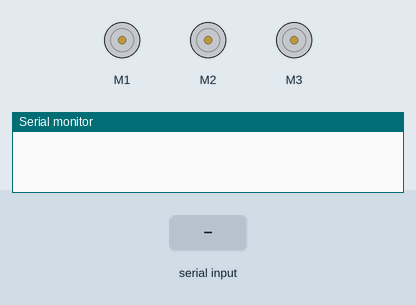
Bench run of a sketch on a simulated Arduino Uno, built with avr-gcc and run on an emulated ATmega328P. On the bench: 3 × DC motor (green arrow = forward, orange = backward, longer = faster), the last lines printed to the serial monitor. The test bench sets the inputs (shaded band).

Above: at 1.2 s.
1.3 s: "FORWARD" received over Serial
At 2.0 s:
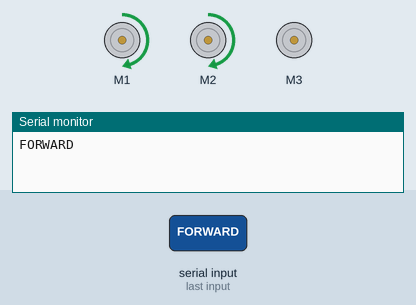
3.1 s: "BACKWARD" received over Serial
At 4.0 s:
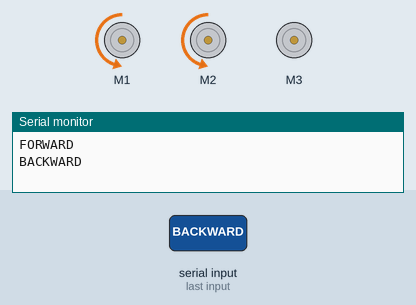
5.0 s: "LEFT" received over Serial
At 6.4 s:
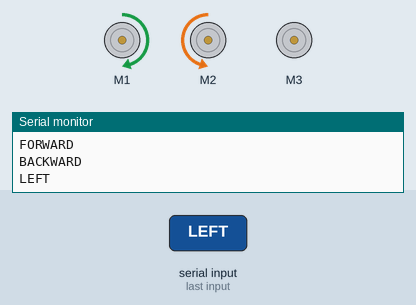
6.7 s: "RIGHT" received over Serial
At 7.3 s:
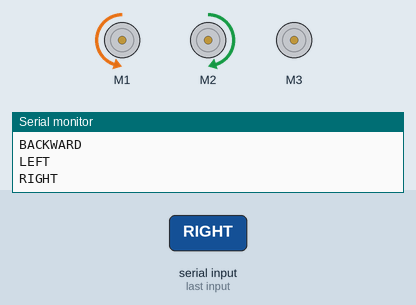
8.4 s: "STOP" received over Serial
At 9.1 s:
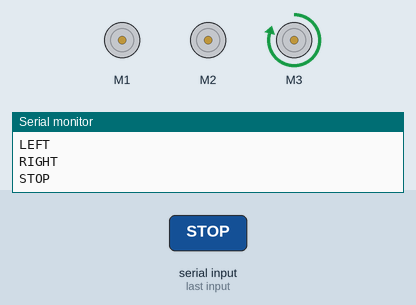
Timing chart, 0 to 11.1 s (numbered marks = the images above; inputs shaded):
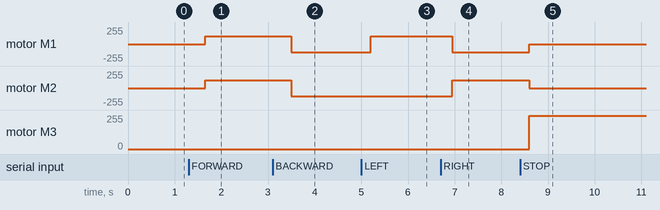

Measured:
- after the input at 1.3 s, motor M1, motor M2: stopped → forward 120/255 after 0.35 s
- after the input at 3.1 s, motor M1, motor M2: forward 120/255 → backward 120/255 after 0.40 s
- after the input at 5.0 s, motor M1: backward 120/255 → forward 120/255 after 0.20 s
- after the input at 6.7 s, motor M1: forward 120/255 → backward 120/255 after 0.25 s; motor M2: backward 120/255 → forward 120/255 after 0.25 s
- after the input at 8.4 s, motor M1: backward 120/255 → stopped after 0.20 s; motor M2: forward 120/255 → stopped after 0.20 s; motor M3: stopped → forward 250/255 after 0.20 s

The sketch:

Bluetooth_controled_waterpump.ino
```cpp
#include <AFMotor.h>
AF_DCMotor right_motor(1, MOTOR12_8KHZ);
AF_DCMotor left_motor(2, MOTOR12_8KHZ);
AF_DCMotor left_motor1(3, MOTOR12_8KHZ);

String readString;

void setup() {
  Serial.begin(9600);
  right_motor.setSpeed(120);
  left_motor.setSpeed(120);
  left_motor1.setSpeed(250);
}

void loop() {
  while(Serial.available()){
    delay(50);
    char c=Serial.read();
    readString+=c;
  }
  if(readString.length()>0){
    Serial.println(readString);
    if (readString =="FORWARD"){
      right_motor.run (FORWARD);
      left_motor.run (FORWARD);
      left_motor1.run (RELEASE);
      delay(500);
    }
    if (readString =="BACKWARD"){
      right_motor.run (BACKWARD);
      left_motor.run (BACKWARD);
      left_motor1.run (RELEASE);
      delay(500);
    }
    if (readString =="LEFT"){
      right_motor.run (FORWARD);
      left_motor.run (BACKWARD);
      left_motor1.run (RELEASE);
      delay(500);
    }
    if (readString =="RIGHT"){
      right_motor.run (BACKWARD);
      left_motor.run (FORWARD);
      left_motor1.run (RELEASE);
      delay(500);
    }
    if (readString =="STOP"){
      right_motor.run (RELEASE);
      left_motor.run (RELEASE);
      left_motor1.run (FORWARD);
      delay(500);
    }

    readString="";
  }
}
```
